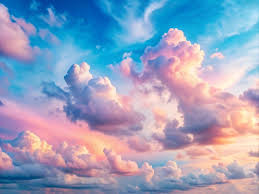
#> input picture mention/mention6/image.jpg, 259 x 194 px
$ python main.py
#> lines starting #> are read from the running program, lines starting #| are printed output that depends on the picture
# 读取一个彩色图像A
# 初始化一个全零数组B，大小与A相同
# 给定一个整数N和方差上线T=50 对于i从1到N在B中添加一个高斯函数...,其中x_i,y_i，sigmai,alphai为待优化参数，搜索这几个参数，其中方差<T，使得B与A的MSE误差减少
# 显示不同N得到的B，并绘制出MSE随着N增加而减少的曲线
import numpy as np
import cv2
import matplotlib.pyplot as plt
from scipy.optimize import minimize

# 读取图像A
A = cv2.imread('image.jpg')  # 需要替换为实际图像路径
#> A is the input picture: shape (194, 259, 3); mean B, G, R 189.3, 161.3, 149.8
A = cv2.cvtColor(A, cv2.COLOR_BGR2RGB)  # 转换为RGB模式

# 初始化B，大小与A相同
B_shape = A.shape
#> B_shape = (194, 259, 3)
B = np.zeros_like(A, dtype=np.float32)

# 高斯函数生成的代码
def gaussian(x, y, sigma, alpha, B_shape):
    X, Y = np.meshgrid(np.arange(B_shape[1]), np.arange(B_shape[0]))
    return alpha * np.exp(-((X - x)**2 + (Y - y)**2) / (2 * sigma**2))

# 计算MSE
def calculate_mse(B, A):
    return np.mean((B - A) ** 2)

# 参数优化目标函数：最小化MSE
def objective(params, N, B_shape, A):
#> called with params = array of shape (80,), N = 20, B_shape = (194, 259, 3)
    B = np.zeros_like(A, dtype=np.float32)

    for i in range(N):
        x, y, sigma, alpha = params[i*4:(i+1)*4]
        # 生成高斯图像
        gaussian_image = gaussian(x, y, sigma, alpha, B_shape)
        # 将高斯图像复制到RGB通道
        gaussian_image_rgb = np.stack([gaussian_image] * 3, axis=-1)
        B += gaussian_image_rgb
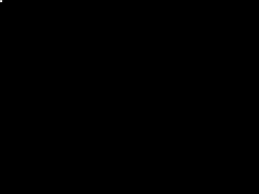
#> B: shape (194, 259, 3) float32; min 0, max 3.32, mean 0.000295; drawn with min black and max white

    mse = calculate_mse(B, A)
#> mse = 30877.2
    return mse

# 参数初始化
N = 20  # 初始化N值
params_initial = np.random.rand(N * 4)  # 随机初始化4个参数（x, y, sigma, alpha）

# 参数优化
result = minimize(objective, params_initial, args=(N, B_shape, A), bounds=[(0, B_shape[1]-1), (0, B_shape[0]-1), (0, 50), (0, 255)]*N, method='L-BFGS-B')
#> in objective (call 2), `B = np.zeros_like(A, dtype=np.float32)`: B: shape (194, 259, 3) float32; every value is 0
#> the loop in objective (call 2), `for i in range(N):` made 20 passes
#> (x, y, sigma, alpha) on passes 1 to 12: (0.549, 0.715, 0.603, 0.545), (0.424, 0.646, 0.438, 0.892), (0.964, 0.383, 0.792, 0.529), (0.568, 0.926, 0.071, 0.0871), (0.0202, 0.833, 0.778, 0.87), (0.979, 0.799, 0.461, 0.781), (0.118, 0.64, 0.143, 0.945), (0.522, 0.415, 0.265, 0.774), (0.456, 0.568, 0.0188, 0.618), (0.612, 0.617, 0.944, 0.682), (0.36, 0.437, 0.698, 0.0602), (0.667, 0.671, 0.21, 0.129)
#> after the loop in objective (call 19), `for i in range(N):`: B: shape (194, 259, 3) float32; min 0, max 3.32, mean 0.000295

# 获取优化后的参数
params_optimized = result.x

# 更新B
B_optimized = np.zeros_like(A, dtype=np.float32)
for i in range(N):
    x, y, sigma, alpha = params_optimized[i*4:(i+1)*4]
    gaussian_image = gaussian(x, y, sigma, alpha, B_shape)
    gaussian_image_rgb = np.expand_dims(gaussian_image, axis=-1).repeat(3, axis=-1)  # 将二维数组扩展为三维数组
    B_optimized += gaussian_image_rgb

# 显示结果
plt.figure(figsize=(12, 6))

# 显示B图像
plt.subplot(1, 2, 1)
plt.imshow(B_optimized.astype(np.uint8))
plt.title(f'Optimized B with N={N}')

# 计算不同N值的MSE曲线
mse_values = []
N_values = range(1, 21)  # N从1到20
for n in N_values:
    result = minimize(objective, np.random.rand(n * 4), args=(n, B_shape, A), bounds=[(0, B_shape[1]-1), (0, B_shape[0]-1), (0, 50), (0, 255)]*n, method='L-BFGS-B')
    mse_values.append(result.fun)

# 绘制MSE曲线
plt.subplot(1, 2, 2)
plt.plot(N_values, mse_values, marker='o')
plt.title('MSE vs N')
plt.xlabel('N (Number of Gaussians)')
plt.ylabel('MSE')

plt.tight_layout()
plt.show()
